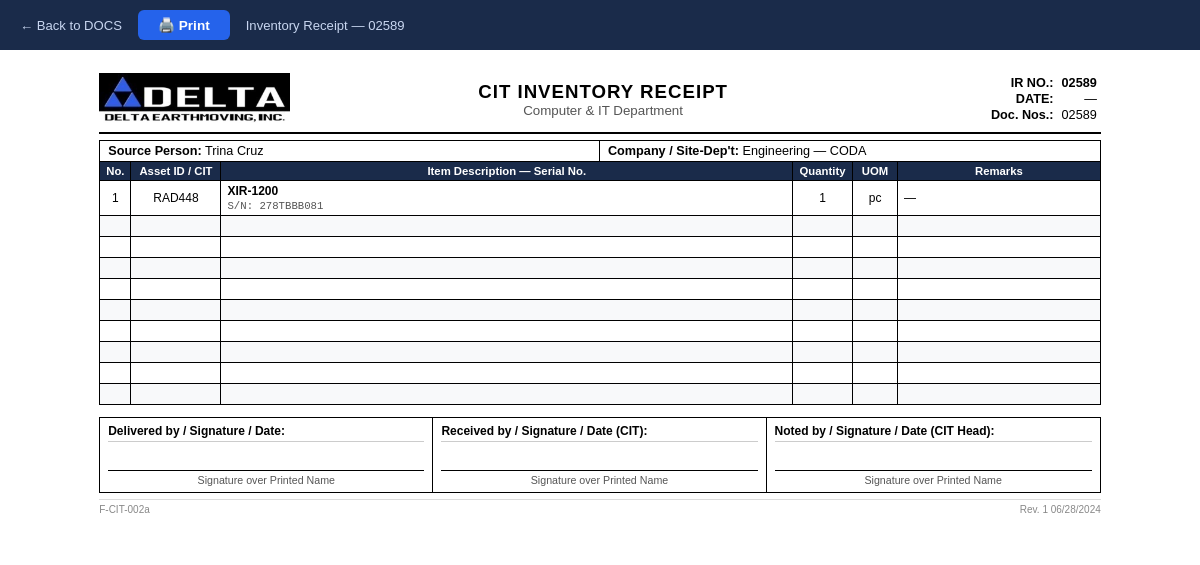
Page /docs/print/?doc_type=ir&doc_ref=02589 (signed in) on the committed database.
### inventory/models.py (models this page shows, shortened)
class InventoryItem(models.Model):
    id_number = models.CharField(max_length=100, blank=True)
    asset_tag = models.CharField(max_length=100, blank=True)
    computer_tag = models.CharField(max_length=100, blank=True)
    display_tag = models.CharField(max_length=100, blank=True)
    brand = models.CharField(max_length=100, blank=True)
    model = models.CharField(max_length=100, blank=True)
    work_order = models.CharField(max_length=100, blank=True)
    inventory_receipt = models.CharField(max_length=100, blank=True)
    inventory_issuance = models.CharField(max_length=100, blank=True)
    po = models.CharField(max_length=100, blank=True, verbose_name='PO')
    remarks = models.TextField(blank=True)
    assigned_person = models.CharField(max_length=200, blank=True)
    department = models.CharField(max_length=200, blank=True)
    project_site = models.CharField(max_length=200, blank=True)
    serial_number = models.CharField(max_length=200, blank=True)
    type = models.CharField(max_length=100, blank=True)
    status = models.CharField(max_length=50, choices=STATUS_CHOICES, default='Active')
    reference_number = models.CharField(max_length=100, blank=True)
    purchase_date = models.DateField(null=True, blank=True)
    category = models.CharField(max_length=50, choices=CATEGORY_CHOICES)
    classification = models.CharField(max_length=20, choices=CLASSIFICATION_CHOICES)
    import_batch = models.CharField(max_length=100, blank=True, db_index=True)
    created_at = models.DateTimeField(auto_now_add=True)
    updated_at = models.DateTimeField(auto_now=True)
    class Meta:
        ordering = ['-created_at']

### inventory/views.py (the view, shortened to what this page needs)
# urls.py: path('docs/print/', views.print_doc_view, name='print_doc'),
@login_required
def print_doc_view(request):
    from django.db.models import Q
    doc_type = request.GET.get('doc_type', 'ir').lower()
    doc_ref  = request.GET.get('doc_ref', '').strip()
    search   = request.GET.get('search', '').strip()
    base_qs = InventoryItem.objects.all()
    def group_by_doc(qs, field):
        groups = {}
        for item in qs:
            key = getattr(item, field) or '—'
            groups.setdefault(key, []).append(item)
        return groups
    if doc_type == 'ir':
        qs = base_qs.exclude(inventory_receipt='').order_by('inventory_receipt')
        if doc_ref:
            qs = qs.filter(inventory_receipt=doc_ref)
        groups = group_by_doc(qs, 'inventory_receipt')
        template = 'inventory/print_ir.html'
    elif doc_type == 'ii':
        qs = base_qs.exclude(inventory_issuance='').order_by('inventory_issuance')
        if doc_ref:
            qs = qs.filter(inventory_issuance=doc_ref)
        groups = group_by_doc(qs, 'inventory_issuance')
        template = 'inventory/print_ii.html'
    else:  # wo
        qs = base_qs.exclude(work_order='').order_by('work_order')
        if doc_ref:
            qs = qs.filter(work_order=doc_ref)
        groups = group_by_doc(qs, 'work_order')
        template = 'inventory/print_wo.html'
    context = {
        'doc_type': doc_type,
        'doc_ref':  doc_ref,
        'search':   search,
        'groups':   groups,
    }
    return render(request, template, context)

### inventory/context_processors.py (called while the page is built)
def sidebar_categories(request):
    icon_map = {
        'Desktop': 'bi bi-pc-display',
        'Laptop': 'bi bi-laptop',
        'Printer': 'bi bi-printer',
        'Security': 'bi bi-shield-lock',
        'Network Devices': 'bi bi-router',
        'Electrical Devices': 'bi bi-lightning-charge',
        'Tools': 'bi bi-tools',
        'Telephony': 'bi bi-telephone',
        'Display': 'bi bi-display',
    }
    cats = [{'name': k, 'icon': v} for k, v in icon_map.items()]
    return {
        'sidebar_categories': cats,
        'current_category': request.resolver_match.kwargs.get('category', '') if hasattr(request, 'resolver_match') and request.resolver_match else '',
    }

### templates/inventory/print_ir.html (shortened to what this page needs)
<!DOCTYPE html>
<html lang="en">
<head>
</head>
<body>
<div class="no-print">
  <a href="{% url 'docs' %}?tab=receipt{% if search %}&search={{ search }}{% endif %}">← Back to DOCS</a>
  <button onclick="window.print()">🖨️ Print</button>
  <span style="color:#c8d6f0;font-size:0.82rem;">
    Inventory Receipt{% if doc_ref %} — {{ doc_ref }}{% endif %}
  </span>
</div>
<div class="page">
{% for doc_ref, items in groups.items %}
<div class="doc-block">
  <div class="doc-header">
    <div class="doc-logo">
      <img alt="Delta Earthmoving Inc.">
    </div>
    <div class="doc-title">
      <h1>CIT INVENTORY RECEIPT</h1>
      <h2>Computer &amp; IT Department</h2>
    </div>
    <div class="doc-meta">
      <table>
        <tr><td class="doc-meta-label">IR NO.:</td><td><strong>{{ doc_ref }}</strong></td></tr>
        <tr><td class="doc-meta-label">DATE:</td><td>{{ items.0.purchase_date|date:"M d, Y"|default:"—" }}</td></tr>
        <tr><td class="doc-meta-label">Doc. Nos.:</td><td>{{ doc_ref }}</td></tr>
      </table>
    </div>
  </div>
  <div class="info-row">
    <div class="info-cell"><span class="info-label">Source Person:</span> {{ items.0.assigned_person|default:"—" }}</div>
    <div class="info-cell"><span class="info-label">Company / Site-Dep't:</span> {{ items.0.department|default:"—" }}{% if items.0.project_site %} — {{ items.0.project_site }}{% endif %}</div>
  </div>
  <table class="items-table">
    <thead>
      <tr>
        <th style="width:30px;">No.</th>
        <th style="width:90px;">Asset ID / CIT</th>
        <th>Item Description — Serial No.</th>
        <th style="width:60px;">Quantity</th>
        <th style="width:45px;">UOM</th>
        <th>Remarks</th>
      </tr>
    </thead>
    <tbody>
      {% for item in items %}
      <tr>
        <td class="center">{{ forloop.counter }}</td>
        <td class="center">{{ item.asset_tag|default:"—" }}</td>
        <td>
          <strong>{{ item.brand|default:"" }} {{ item.model|default:"" }}</strong>
          {% if item.serial_number %}<br><span style="font-family:monospace;font-size:8pt;color:#555;">S/N: {{ item.serial_number }}</span>{% endif %}
        </td>
        <td class="center">1</td>
        <td class="center">pc</td>
        <td>{{ item.remarks|default:"—"|truncatechars:60 }}</td>
      </tr>
      {% endfor %}
      {% if items|length < 10 %}
        {% for i in "1234567890"|make_list %}
          {% if forloop.counter > items|length %}
          <tr><td>&nbsp;</td><td></td><td></td><td></td><td></td><td></td></tr>
          {% endif %}
        {% endfor %}
      {% endif %}
    </tbody>
  </table>
  <div class="sig-section">
    <div class="sig-cell">
      <div class="sig-label">Delivered by / Signature / Date:</div>
      <div class="sig-line">Signature over Printed Name</div>
    </div>
    <div class="sig-cell">
      <div class="sig-label">Received by / Signature / Date (CIT):</div>
      <div class="sig-line">Signature over Printed Name</div>
    </div>
    <div class="sig-cell">
      <div class="sig-label">Noted by / Signature / Date (CIT Head):</div>
      <div class="sig-line">Signature over Printed Name</div>
    </div>
  </div>
  <div class="doc-footer">
    <span>F-CIT-002a</span>
    <span>Rev. 1 06/28/2024</span>
  </div>
</div>
{% empty %}
<p style="padding:40px;text-align:center;color:#888;">No inventory receipt documents found.</p>
{% endfor %}
</div>
</body>
</html>

### templates/inventory/print_ir.html (style rules this page uses)
* { box-sizing: border-box; margin: 0; padding: 0; }
body { font-family: Arial, sans-serif; font-size: 10pt; background: #fff; color: #000; }
.no-print { background: #1a2b4a; padding: 10px 20px; display: flex; align-items: center; gap: 16px; position: sticky; top: 0; z-index: 100; }
.no-print button { background: #2563eb; color: #fff; border: none; padding: 7px 20px; border-radius: 6px; font-size: 0.85rem; cursor: pointer; font-weight: 600; }
.no-print a { color: #c8d6f0; font-size: 0.82rem; text-decoration: none; }
.page { width: 277mm; margin: 0 auto; padding: 6mm; background: #fff; }
.doc-header { display: grid; grid-template-columns: 120px 1fr auto; gap: 8px; align-items: center; border-bottom: 2.5px solid #000; padding-bottom: 6px; margin-bottom: 6px; }
.doc-logo img { height: 50px; width: auto; }
.doc-title { text-align: center; }
.doc-title h1 { font-size: 14pt; font-weight: bold; letter-spacing: 1px; }
.doc-title h2 { font-size: 10pt; font-weight: normal; color: #555; }
.doc-meta { text-align: right; font-size: 9.5pt; }
.doc-meta table { border-collapse: collapse; }
.doc-meta td { padding: 1px 4px; }
.doc-meta td:first-child { font-weight: bold; text-align: right; }
.info-row { display: grid; grid-template-columns: 1fr 1fr; gap: 0; border: 1px solid #000; border-bottom: none; margin-bottom: 0; }
.info-cell { padding: 3px 8px; font-size: 9.5pt; border-right: 1px solid #000; }
.info-cell:last-child { border-right: none; }
.info-label { font-weight: bold; }
.items-table { width: 100%; border-collapse: collapse; font-size: 9pt; }
.items-table th, .items-table td { border: 1px solid #000; padding: 3px 6px; }
.items-table th { background: #1a2b4a; color: #fff; font-weight: bold; text-align: center; font-size: 8.5pt; }
.items-table td { text-align: left; vertical-align: middle; }
.items-table td.center { text-align: center; }
.items-table tbody tr:nth-child(even) { background: #f8f9fa; }
.sig-section { margin-top: 12px; display: grid; grid-template-columns: 1fr 1fr 1fr; gap: 0; border: 1px solid #000; }
.sig-cell { padding: 6px 8px; border-right: 1px solid #000; min-height: 55px; }
.sig-cell:last-child { border-right: none; }
.sig-label { font-size: 9pt; font-weight: bold; border-bottom: 1px solid #ccc; padding-bottom: 3px; margin-bottom: 4px; }
.sig-line { border-top: 1px solid #000; margin-top: 28px; padding-top: 3px; font-size: 8pt; text-align: center; color: #555; }
.doc-footer { margin-top: 6px; display: flex; justify-content: space-between; font-size: 7.5pt; color: #888; border-top: 1px solid #ddd; padding-top: 4px; }

### rows in the picture
InventoryItem: inventory_receipt "02589", purchase_date "—", assigned_person "Trina Cruz", department "Engineering", project_site "CODA", asset_tag "RAD448", model "XIR-1200", serial_number "278TBBB081", remarks "—"

### other values in the picture
{{ doc_ref }} "02589"
